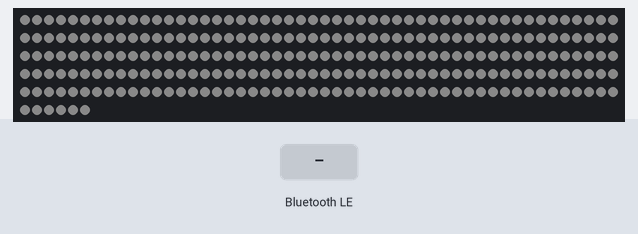
A sketch run on a simulated ESP32. Parts: 256 RGB LEDs in strip order, left to right, continuing on the next row. The test bench sets the inputs (shaded band). Dim RGB values are drawn brighter than linear; EEPROM starts erased; nothing arrives over Bluetooth unless stated; a phone connects over Bluetooth LE 3 s after start; what the sketch prints to the serial monitor is not drawn.

Above: at 1.2 s.

The sketch:

PixelMatrixFun-ESP32.ino
```cpp
#include <FastLED.h>

#include <BLEDevice.h>
#include <BLEServer.h>
#include <BLEUtils.h>
#include <BLE2902.h>

#include <EEPROM.h>

#define EEPROM_SIZE 4096

BLEServer *pServer = NULL;
BLECharacteristic * pTxCharacteristic;
bool deviceConnected = false;
bool oldDeviceConnected = false;
uint8_t txValue[7] = "HELO\r\n";

#define SERVICE_UUID                    "5e92c674-3f45-420c-bb53-af2bcaff68b2"
#define CHARACTERISTIC_UUID_RGB_BITMAP  "2de8d042-9a37-45f0-8233-5160faea472d"
#define CHARACTERISTIC_UUID_HELO        "3ca58a89-0754-44d3-83e5-371aac29ca36"
#define CHARACTERISTIC_UUID_PIXEL_WRITE "5038a8b8-5e8e-4f1f-97dd-8cf76c8e90e1"
#define CHARACTERISTIC_UUID_CLEAR       "2ae4ad40-f1e2-4f4d-893c-f0109c024381"

// How many leds in your strip?
#define NUM_LEDS 256

//Really dark colors are shown much lighter so we better put them black.
#define MIN_BRIGHTNESS 30

// For led chips like Neopixels, which have a data line, ground, and power, you just
// need to define DATA_PIN.  For led chipsets that are SPI based (four wires - data, clock,
// ground, and power), like the LPD8806, define both DATA_PIN and CLOCK_PIN
#define DATA_PIN 13
#define CLOCK_PIN 14

// Define the array of leds
CRGB leds[NUM_LEDS];

class MyServerCallbacks: public BLEServerCallbacks {
    void onConnect(BLEServer* pServer) {
      Serial.println("Connected");
      deviceConnected = true;
    };

    void onDisconnect(BLEServer* pServer) {
      Serial.println("Disconnected");
      deviceConnected = false;
    }
};

void drawFromFlash() {
  Serial.println("drawing...");
  for (int x = 0; x < 16; x++) {
    for (int y = 0; y < 16; y++) {
      unsigned char r=EEPROM.read((x*16+y)*3);
      unsigned char g=EEPROM.read((x*16+y)*3+1);
      unsigned char b=EEPROM.read((x*16+y)*3+2);
      // Serial.print("[");Serial.print(x);Serial.print(",");Serial.print(y);Serial.print("]=[");Serial.print(r);Serial.print(",");Serial.print(g);Serial.print(",");Serial.print(b);Serial.println("]");
      unsigned long pixPos;
      if (x % 2 == 0) {
        pixPos = x*16+y;
      } else {
        pixPos = x*16+(15-y);
      }

      // Make dark color darker by squaring them as decimal part.
      r = r*r/255;
      g = g*g/255;
      b = b*b/255;

      if ((r+g+b)/3 < MIN_BRIGHTNESS) {
        leds[pixPos] = CRGB(0, 0, 0); //Really dark colors are shown much lighter so we better put them black.
      } else {
        leds[pixPos] = CRGB(r, g, b);
      }
    }
  }
  Serial.println("drawing!!!");
  FastLED.show();
}


class BitmapWriteCallback: public BLECharacteristicCallbacks {
  int seq = -1;
  void onWrite(BLECharacteristic *pCharacteristic) {
    std::string rxValue = pCharacteristic->getValue();
    /*
     * 1 seq
     * 2 msglen
     * 2 offset
     * data...
     */
    const int hlen = 5;
    if (rxValue.length() > hlen) {
      unsigned char s = rxValue[0];
      if (s == seq) {
        Serial.println("Repeated msg received: bitmap");
        return;
      }
      seq = s;
      unsigned int msglen = rxValue[1]*256+rxValue[2];
      unsigned int offset = rxValue[3]*256+rxValue[4];
      unsigned int plen = rxValue.length() - hlen;
      for (int i = 0; i < plen; i++) {
        unsigned char v = rxValue[i+hlen];
        EEPROM.write(offset+i, v);
        Serial.print("[");Serial.print(offset+i);Serial.print("]=");Serial.println(v);
      }
      EEPROM.commit();
      Serial.println(".");
      if (offset+plen==msglen) {
        drawFromFlash();
      }
    }
  }
};

class PixelWriteCallback: public BLECharacteristicCallbacks {
  // TODO seq
    void onWrite(BLECharacteristic *pCharacteristic) {
      std::string rxValue = pCharacteristic->getValue();
      if (rxValue.length() > 0) {
        for (int i = 0; i < rxValue.length(); i += 5) {
          unsigned char x = rxValue[i];
          unsigned char y = rxValue[i+1];
          unsigned char r = rxValue[i+2];
          unsigned char g = rxValue[i+3];
          unsigned char b = rxValue[i+4];
          Serial.print("[");Serial.print(x);Serial.print(",");Serial.print(y);Serial.print("]=[");Serial.print(r);Serial.print(",");Serial.print(g);Serial.print(",");Serial.print(b);Serial.print("], totalBytes=");Serial.println(rxValue.length());
          EEPROM.write((x*16+y)*3+0, r);
          EEPROM.write((x*16+y)*3+1, g);
          EEPROM.write((x*16+y)*3+2, b);
        }
        EEPROM.commit();
        drawFromFlash();
      }
    }
};

class ClearCallback: public BLECharacteristicCallbacks {
  int seq = -1;
  void onWrite(BLECharacteristic *pCharacteristic) {
    // if (!pCharacteristic->getUUID().equals(BLEUUID::fromString(CHARACTERISTIC_UUID_CLEAR))) {
    //  Serial.println("UUID Mistake!");
    //}
    std::string rxValue = pCharacteristic->getValue();
    if (rxValue.length() >= 4) {
      unsigned char r = rxValue[0];
      unsigned char g = rxValue[1];
      unsigned char b = rxValue[2];
      unsigned char s = rxValue[3];
      if (s == seq) {
        Serial.println("Repeated msg received: clear");
        return;
      } else {
        seq = s;
      }
      Serial.print("[fill]=[");Serial.print(r);Serial.print(",");Serial.print(g);Serial.print(",");Serial.print(b);Serial.print("], totalBytes=");Serial.println(rxValue.length());
      for (int x = 0; x < 16; x++) {
        for (int y = 0; y < 16; y++) {
          EEPROM.write((x*16+y)*3+0, r);
          EEPROM.write((x*16+y)*3+1, g);
          EEPROM.write((x*16+y)*3+2, b);
        }
      }
      EEPROM.commit();
      drawFromFlash();
    }
  }
};

void setup() {
  Serial.begin(115200);

  if (!EEPROM.begin(EEPROM_SIZE)) {
    Serial.println("failed to initialise EEPROM"); delay(1000000);
  }

	LEDS.addLeds<WS2812B,DATA_PIN,GRB>(leds,NUM_LEDS);
  LEDS.setBrightness(10);
  FastLED.setCorrection(CRGB(240,200,255));

  drawFromFlash();

   // Create the BLE Device
  BLEDevice::init("PixelMatrixFun");

  // Create the BLE Server
  pServer = BLEDevice::createServer();
  pServer->setCallbacks(new MyServerCallbacks());

  startService();

  // Start advertising
  pServer->getAdvertising()->start();

  Serial.println("Waiting a client connection to notify...");

}

void startService() {
  Serial.println("startService()");
    // Create the BLE Service
  BLEService *pService = pServer->createService(SERVICE_UUID);

  // Create a BLE Characteristic
  pTxCharacteristic = pService->createCharacteristic(
                   CHARACTERISTIC_UUID_HELO,
                    BLECharacteristic::PROPERTY_NOTIFY
                  );

  pTxCharacteristic->addDescriptor(new BLE2902());

  BLECharacteristic * pBitmapCharacteristic = pService->createCharacteristic(
                       CHARACTERISTIC_UUID_RGB_BITMAP,
                      BLECharacteristic::PROPERTY_WRITE
                    );
  pBitmapCharacteristic->setCallbacks(new BitmapWriteCallback());

  BLECharacteristic * pPixelCharacteristic = pService->createCharacteristic(
                       CHARACTERISTIC_UUID_PIXEL_WRITE,
                      BLECharacteristic::PROPERTY_WRITE
                    );
  pPixelCharacteristic->setCallbacks(new PixelWriteCallback());

  BLECharacteristic * pClearCharacteristic = pService->createCharacteristic(
                       CHARACTERISTIC_UUID_CLEAR,
                      BLECharacteristic::PROPERTY_WRITE
                    );
  pClearCharacteristic->setCallbacks(new ClearCallback());

  // Start the service
  pService->start();
}

void stopService() {
  Serial.println("stopService()");
  BLEService *pService = pServer->getServiceByUUID(SERVICE_UUID);
  if (pService != 0) {
    pService->stop();
  }
}

unsigned int count = 0;

unsigned long nextHelo = 0;
const unsigned long heloEvery = 2 * 1000;

void handleBLE() {
    // disconnecting
    if (!deviceConnected && oldDeviceConnected) {
        delay(500); // give the bluetooth stack the chance to get things ready
        stopService();
        delay(500); // give the bluetooth stack the chance to get things ready
        startService();
        delay(500); // give the bluetooth stack the chance to get things ready
        pServer->startAdvertising(); // restart advertising
        Serial.println("start advertising");
    }
    // connecting
    if (deviceConnected && !oldDeviceConnected) {
    // do stuff here on connecting
    }
    oldDeviceConnected = deviceConnected;
}

void loop() {
  count++;
  if (deviceConnected && (count % 100) == 0) {
    long t0 = millis();
    if (t0 > nextHelo) {
      pTxCharacteristic->setValue(txValue, 6);
      pTxCharacteristic->notify();
      nextHelo = millis() + heloEvery;
    }
  }
  handleBLE();
}
```
